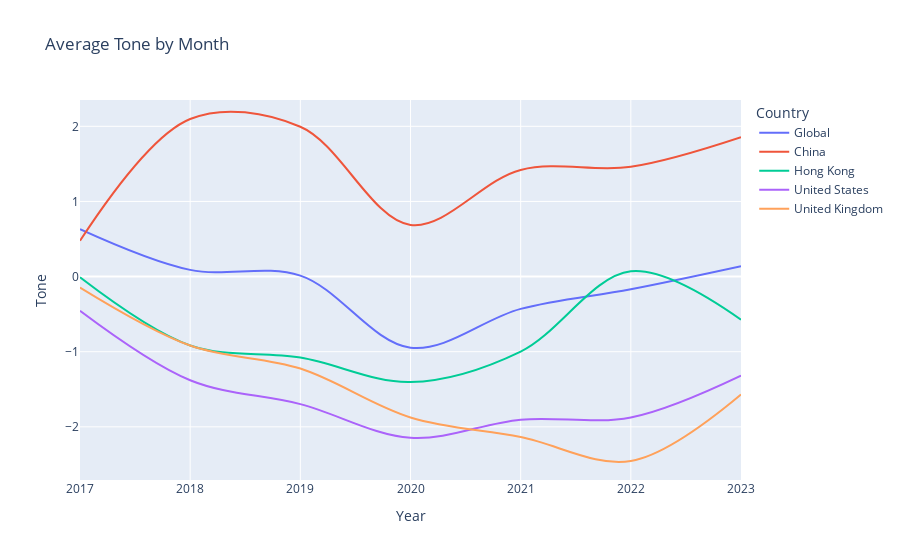

The cell this chart's notebook holds for it:
### Code cell
# melt the dataframe to long format
melted_df = pd.melt(country_year_df[country_year_df['Country'].isin(['Global','Hong Kong', 'China', 'United States', 'United Kingdom'])], id_vars=['Country'], var_name='Year', value_name='Tone')
melted_df = melted_df.set_index('Country')

# create the line chart
fig = px.line(melted_df, x='Year', y='Tone',
              color=melted_df.index,
              title='Average Tone by Month',
              line_shape='spline',
              render_mode='auto')
fig.show()

### Figure 1 — Plotly figure (JSON) as saved in the notebook; plotly's stock layout.template omitted (floating-point values rounded to 4 significant figures)
{"data": [{"hovertemplate": "Country=Global<br>Year=%{x}<br>Tone=%{y}<extra></extra>", "legendgroup": "Global", "line": {"color": "#636efa", "dash": "solid", "shape": "spline"}, "mode": "lines", "name": "Global", "orientation": "v", "showlegend": true, "type": "scatter", "x": [2017, 2018, 2019, 2020, 2021, 2022, 2023], "xaxis": "x", "y": [0.6314, 0.08926, 0.01302, -0.947, -0.4301, -0.1687, 0.1383], "yaxis": "y"}, {"hovertemplate": "Country=China<br>Year=%{x}<br>Tone=%{y}<extra></extra>", "legendgroup": "China", "line": {"color": "#EF553B", "dash": "solid", "shape": "spline"}, "mode": "lines", "name": "China", "orientation": "v", "showlegend": true, "type": "scatter", "x": [2017, 2018, 2019, 2020, 2021, 2022, 2023], "xaxis": "x", "y": [0.4765, 2.097, 1.994, 0.6877, 1.42, 1.46, 1.854], "yaxis": "y"}, {"hovertemplate": "Country=Hong Kong<br>Year=%{x}<br>Tone=%{y}<extra></extra>", "legendgroup": "Hong Kong", "line": {"color": "#00cc96", "dash": "solid", "shape": "spline"}, "mode": "lines", "name": "Hong Kong", "orientation": "v", "showlegend": true, "type": "scatter", "x": [2017, 2018, 2019, 2020, 2021, 2022, 2023], "xaxis": "x", "y": [-0.01042, -0.9173, -1.078, -1.404, -0.9976, 0.07044, -0.574], "yaxis": "y"}, {"hovertemplate": "Country=United States<br>Year=%{x}<br>Tone=%{y}<extra></extra>", "legendgroup": "United States", "line": {"color": "#ab63fa", "dash": "solid", "shape": "spline"}, "mode": "lines", "name": "United States", "orientation": "v", "showlegend": true, "type": "scatter", "x": [2017, 2018, 2019, 2020, 2021, 2022, 2023], "xaxis": "x", "y": [-0.4554, -1.38, -1.697, -2.145, -1.905, -1.875, -1.318], "yaxis": "y"}, {"hovertemplate": "Country=United Kingdom<br>Year=%{x}<br>Tone=%{y}<extra></extra>", "legendgroup": "United Kingdom", "line": {"color": "#FFA15A", "dash": "solid", "shape": "spline"}, "mode": "lines", "name": "United Kingdom", "orientation": "v", "showlegend": true, "type": "scatter", "x": [2017, 2018, 2019, 2020, 2021, 2022, 2023], "xaxis": "x", "y": [-0.1457, -0.9182, -1.224, -1.875, -2.136, -2.455, -1.57], "yaxis": "y"}], "layout": {"legend": {"title": {"text": "Country"}, "tracegroupgap": 0}, "title": {"text": "Average Tone by Month"}, "xaxis": {"anchor": "y", "domain": [0, 1], "title": {"text": "Year"}}, "yaxis": {"anchor": "x", "domain": [0, 1], "title": {"text": "Tone"}}}}
